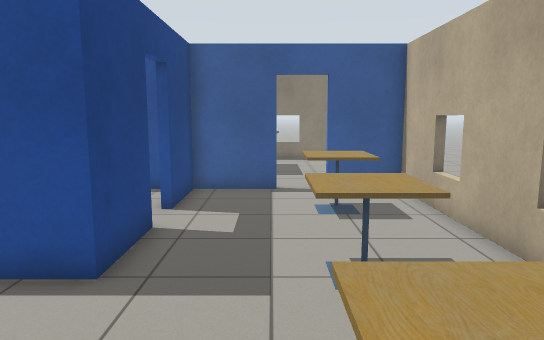
view 1 (above)

18 first-person views from a walk through a Gazebo world. The camera is 1.3 m above the floor, tilts 8° down and sees 70° across. The floor is counted in squares, 0.5 m on a side. Each view is taken from the middle of a square. On the plan, view 1 faces up. The plan holds only what a view shows up to about 20 squares ahead; the rest is blank. Robots are left out. Simple patterns stand in for the simulator's built-in surfaces.

view 2
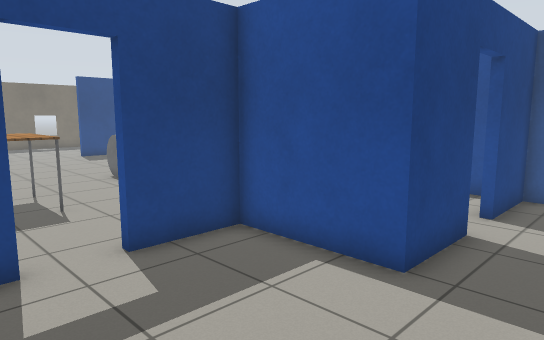

view 3
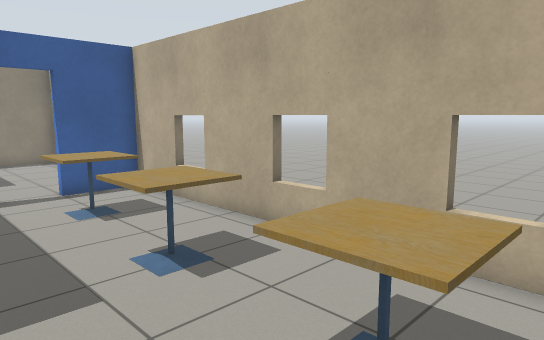

view 4
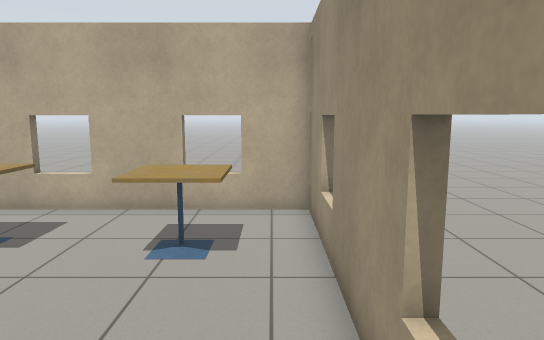

view 5
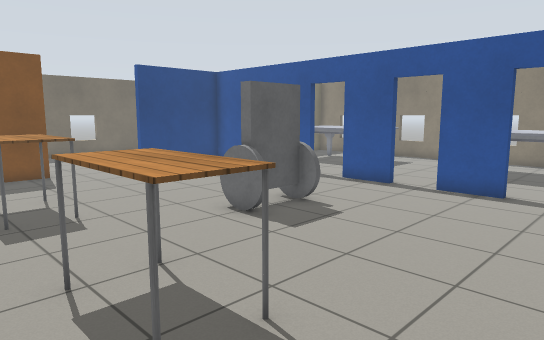

view 6
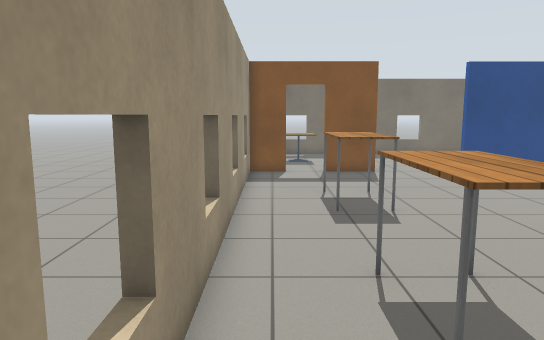

view 7
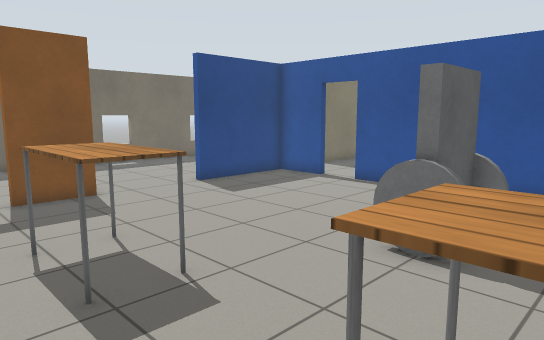

view 8
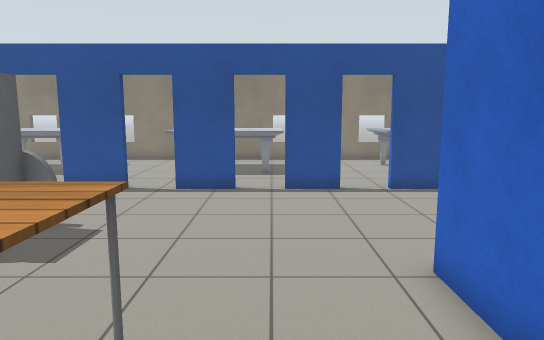

view 9
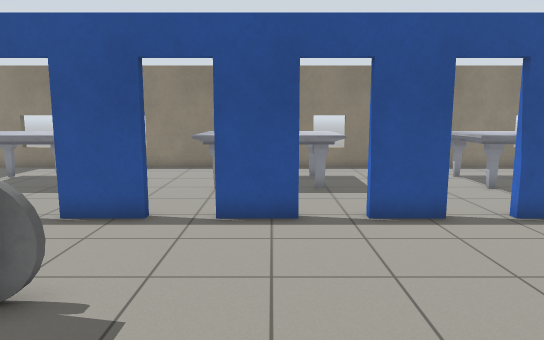

view 10
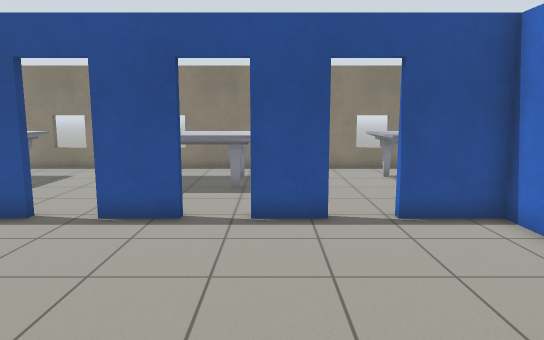

view 11
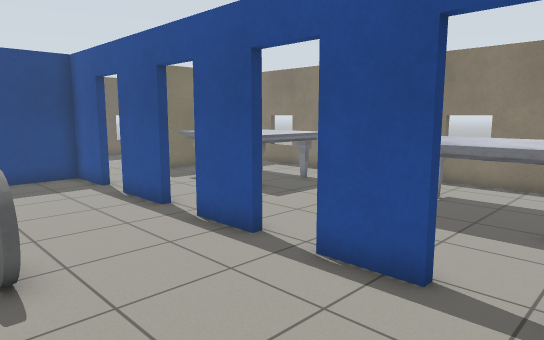

view 12
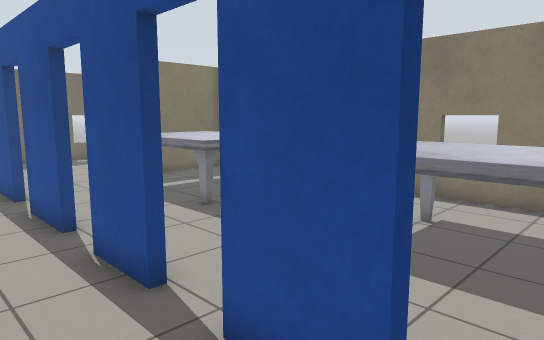

view 13
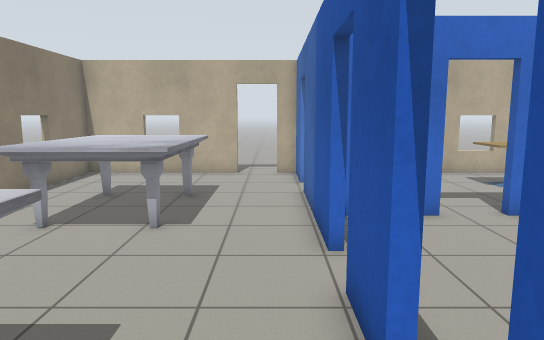

view 14
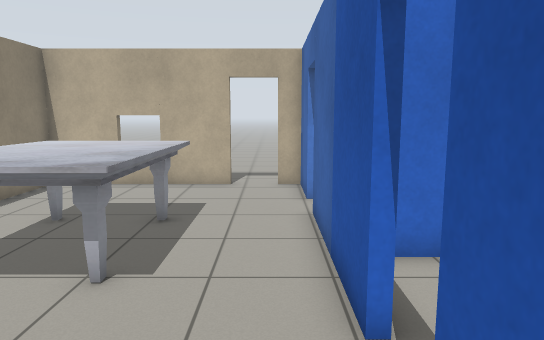

view 15
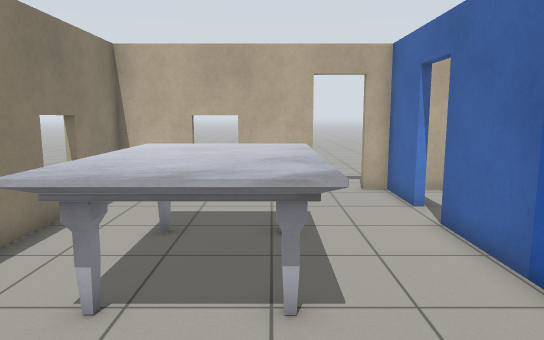

view 16
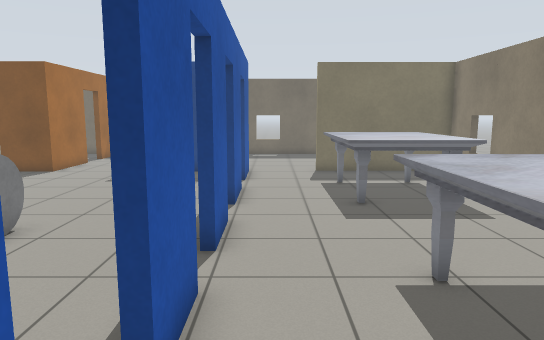

view 17
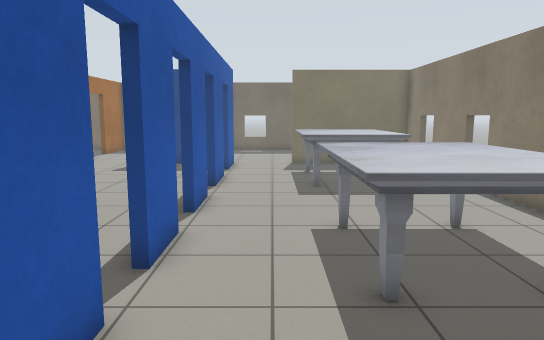

view 18
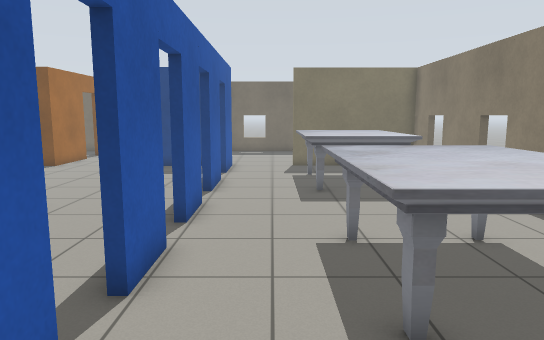

### Floor plan
Ten units are one square. View 1 is at (0, 0); x grows to the right and y downward. Boxes are objects, and circles mark ways between rooms. Rooms are numbered by the first view taken in them; rooms with no view inside come last. Other rooms are left out.
<svg viewBox="-269 -239 324 254">
<path fill="none" stroke="#000" d="M-28 -89 -28 -59 -70 -59 -70 -31M3 -136 -28 -136 -28 -106M-46 10 46 10 46 -136 20 -136M-152 -136 -175 -136M-192 -136 -219 -136M-113 -136 -135 -136M-73 -35 -73 -63M-236 -136 -259 -136 -259 -89 -264 -89M-259 -48 -259 -24M-75 -136 -95 -136M-259 -8 -259 10 -92 10M-31 -105 -31 -136 -58 -136M-95 -139 -75 -139M-135 -139 -113 -139M-58 -139 3 -139M-175 -139 -152 -139M-219 -139 -192 -139M20 -139 46 -139 46 -149M46 -165 46 -234 -262 -234 -262 -170M-262 -139 -236 -139"/>
<rect x="5" y="-25" width="20" height="20" fill="#bbb"><title>cafe table</title></rect>
<rect x="5" y="-75" width="20" height="30" fill="#bbb"><title>cafe table</title></rect>
<rect x="5" y="-115" width="20" height="20" fill="#bbb"><title>cafe table</title></rect>
<rect x="-215" y="-35" width="30" height="20" fill="#bbb"><title>table</title></rect>
<rect x="-175" y="-95" width="30" height="30" fill="#bbb"><title>other object</title></rect>
<rect x="-145" y="-35" width="40" height="20" fill="#bbb"><title>table</title></rect>
<rect x="-245" y="-215" width="60" height="50" fill="#bbb"><title>marble table</title></rect>
<rect x="-145" y="-215" width="50" height="50" fill="#bbb"><title>marble table</title></rect>
<rect x="-55" y="-215" width="60" height="50" fill="#bbb"><title>marble table</title></rect>
<circle cx="-30" cy="-95" r="3" fill="#2a7"/>
<circle cx="-70" cy="-25" r="3" fill="#2a7"/>
<circle cx="15" cy="-140" r="3" fill="#2a7"/>
<circle cx="-105" cy="-140" r="3" fill="#2a7"/>
<circle cx="-145" cy="-140" r="3" fill="#2a7"/>
<circle cx="-185" cy="-140" r="3" fill="#2a7"/>
<circle cx="-225" cy="-140" r="3" fill="#2a7"/>
<circle cx="-65" cy="-140" r="3" fill="#2a7"/>
<text x="0" y="-60">1</text>
<text x="-160" y="-70">2</text>
<text x="-110" y="-190">3</text>
</svg>
Room 1 opens to room 2. Room 1 opens to room 3. Room 2 opens to room 3.

Where each view was taken, in squares from view 1:
view 1: 0 up, 0 right, facing up
view 2: 0 up, 0 right, facing up-left
view 3: 0 up, 2 left, facing up-right
view 4: 0 up, 6 left, facing right
view 5: 0 up, 8 left, facing up-left
view 6: 0 up, 8 left, facing left
view 7: 0 up, 13 left, facing up-left
view 8: 0 up, 10 left, facing up
view 9: 4 up, 12 left, facing up
view 10: 4 up, 9 left, facing up
view 11: 8 up, 9 left, facing up-left
view 12: 11 up, 10 left, facing up-left
view 13: 15 up, 13 left, facing right
view 14: 15 up, 10 left, facing right
view 15: 18 up, 9 left, facing right
view 16: 15 up, 8 left, facing left
view 17: 16 up, 5 left, facing left
view 18: 16 up, 6 left, facing left
